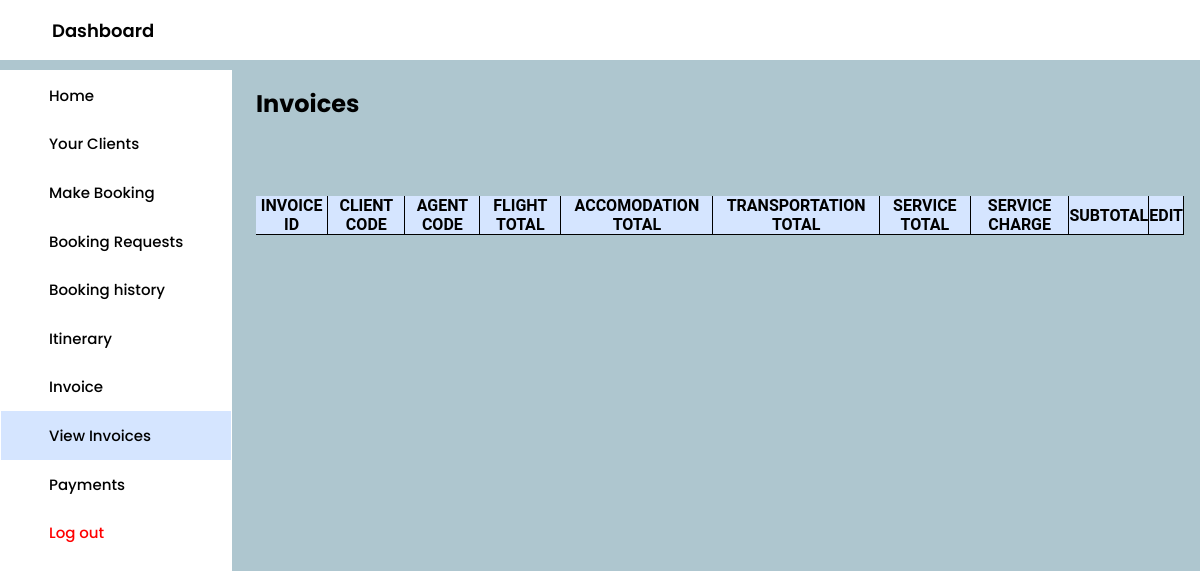
Before: /Agent-Interfaces/view-invoices.php with the older database file.
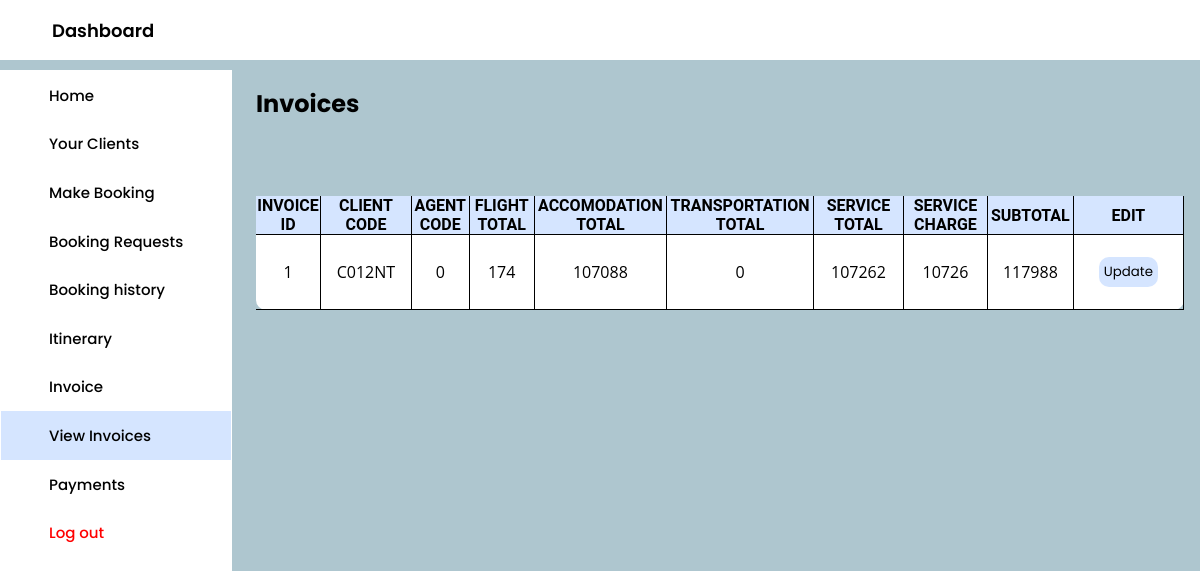
After: the same page with the newer database file.
### tables this page shows
CREATE TABLE `invoices` (
  `invoice_id` int(10) NOT NULL,
  `client_code` varchar(6) NOT NULL,
  `agent_code` int(11) NOT NULL,
  `flight_total` int(10) NOT NULL,
  `accomodation_total` int(10) NOT NULL,
  `transportation_total` int(10) NOT NULL,
  `service_total` int(10) NOT NULL,
  `service_charge` int(10) NOT NULL,
  `subtotal` int(10) NOT NULL,
  `issued` tinyint(1) NOT NULL DEFAULT 0
);

### Agent-Interfaces/view-invoices.php (the view, shortened to what this page needs)
<!DOCTYPE html>
<html lang="en">
<head>
  <link rel="stylesheet" href="agentHome.css" />
  <link rel="stylesheet" href="clients.css">
  <link rel="stylesheet" href="https://cdnjs.cloudflare.com/ajax/libs/font-awesome/6.2.0/css/all.min.css" />
</head>
<body>
  <header class="header">
    <div class="title">
      <span>Dashboard</span>
    </div>
  </header>
  <div class="container">
    <nav>
      <div class="side_navbar">
        <a href="agentHome.php">Home</a>
        <a href="clients-prompt.php">Your Clients</a>
        <a href="make-booking.php">Make Booking</a>
        <a href="booking-requests-prompt.php">Booking Requests</a>
        <a href="booking-history-prompt.php">Booking history</a>
        <a href="itinerary.php">Itinerary</a>
        <a  href="invoice.php">Invoice</a>
        <a  class="active"  href="view-invoices-prompt.php">View Invoices</a>
        <a  href="payments-prompt.php">Payments</a>
        <a class="log-out-button" href="agent-login.php">Log out</a>
      </div>
    </nav>
    <div class="main-body">
      <h2>Invoices</h2><br><br>
        <div class="table">
            <table>
                <tr>
                    <th>Invoice ID</th>
                    <th>Client Code</th>
                    <th>Agent Code</th>
                    <th>Flight Total</th>
                    <th>Accomodation Total</th>
                    <th>Transportation Total</th>
                    <th>Service Total</th>
                    <th>Service Charge</th>
                    <th>Subtotal</th>
                    <th>Edit</th>
                </tr>
                <?php
                  require('../Processes/DBCONNECT.php');
                  $agent_code = $_POST['agent_code'];
                  $sql = "SELECT invoices.issued,invoices.invoice_id, invoices.client_code, invoices.agent_code, invoices.flight_total, invoices.accomodation_total, invoices.transportation_total, invoices.service_total, invoices.service_charge, invoices.subtotal FROM invoices WHERE invoices.agent_code = '$agent_code' AND invoices.issued='0'";
                  $result = mysqli_query($conn, $sql);
                  $test = mysqli_fetch_all($result, MYSQLI_ASSOC);
                  foreach($test as $key => $value){
                ?>
                <tr>
                    <td><?php echo $value['invoice_id'] ?></td>
                    <td><?php echo $value['client_code'] ?></td>
                    <td><?php echo $value['agent_code'] ?></td>
                    <td><?php echo $value['flight_total'] ?></td>
                    <td><?php echo $value['accomodation_total'] ?></td>
                    <td><?php echo $value['transportation_total'] ?></td>
                    <td><?php echo $value['service_total'] ?></td>
                    <td><?php echo $value['service_charge'] ?></td>
                    <td><?php echo $value['subtotal'] ?></td>
                    <td><?php
                      echo "<div class='wrapper'>
                              <form action='invoice-issued.php' method='POST'>
                              <input type='hidden' name='invoice_id' value=".$value['invoice_id']." />
                              <button type='Submit' class='button' style='background-color:#d5e5ff; padding: 5px; border-radius:10px;'>Update </button>
                              </form>
                              </div>"
                          ?></td>
                </tr>
                <?php
                  }
                ?>
            </table>
        </div>
    </div>
    </div>
</body>
</html>

Changed rows visible on the page:
added invoices: invoice_id "1", client_code "C012NT", agent_code "0", flight_total "174", accomodation_total "107088", transportation_total "0", service_total "107262", service_charge "10726", subtotal "117988"
